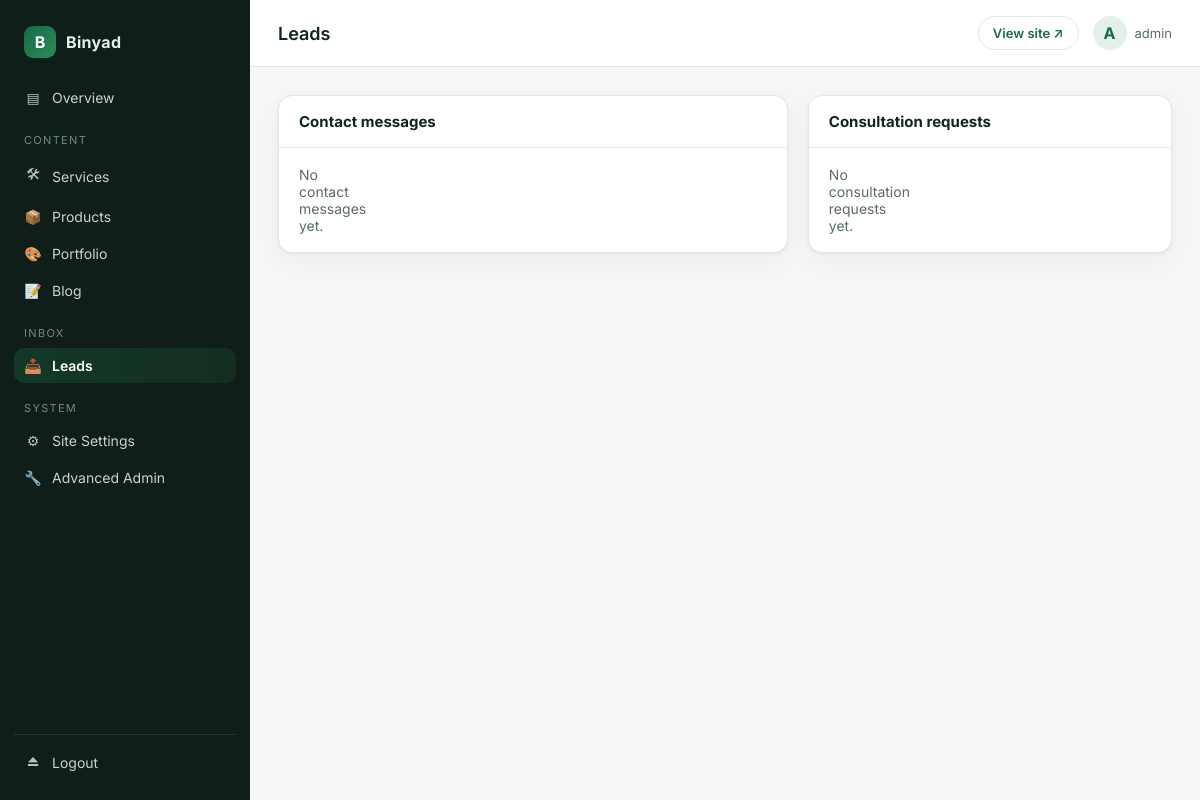
Page /control/leads/ (signed in) on the earlier database version.
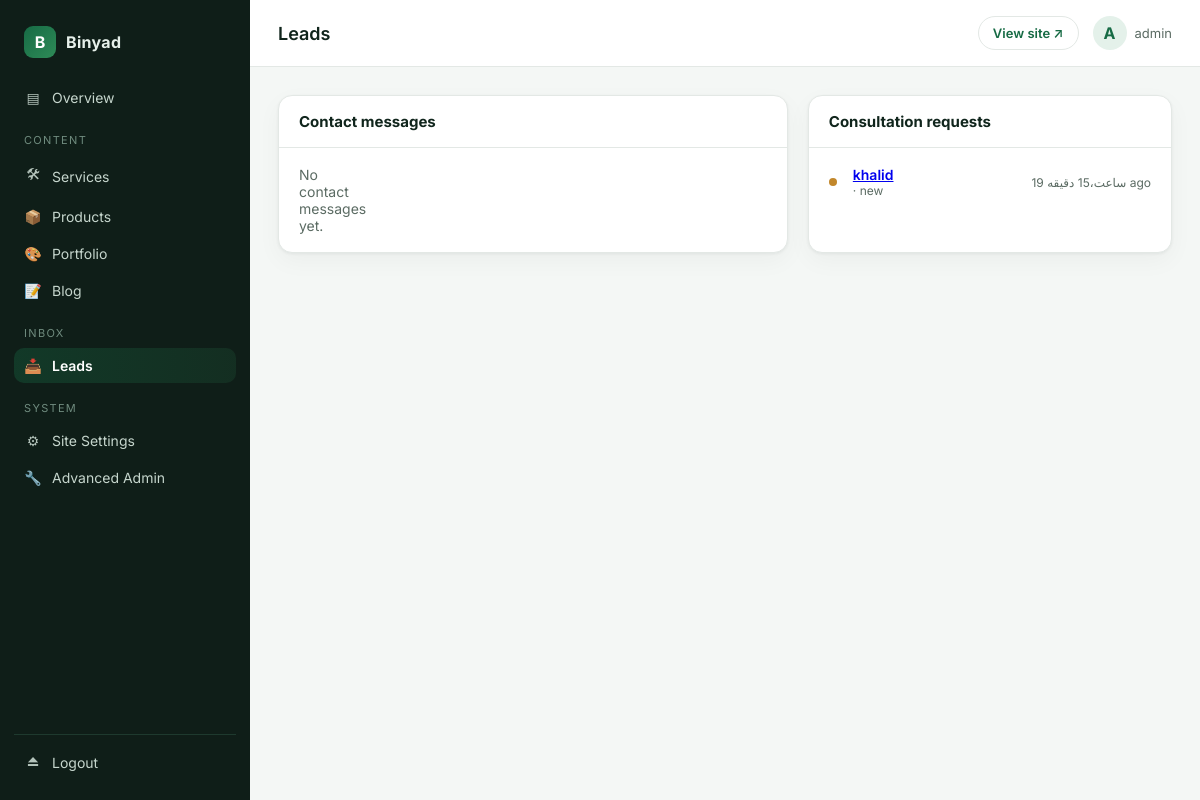
Same page on the later database version.
### apps/contact/models.py (models this page shows, shortened)
class ConsultationRequest(TimeStampedModel):
    class Status(models.TextChoices):
        NEW = "new", _("New")
        CONTACTED = "contacted", _("Contacted")
        IN_PROGRESS = "progress", _("In Progress")
        COMPLETED = "completed", _("Completed")
        CANCELLED = "cancelled", _("Cancelled")
    class ContactMethod(models.TextChoices):
        PHONE = "phone", _("Phone")
        WHATSAPP = "whatsapp", _("WhatsApp")
        EMAIL = "email", _("Email")
    name = models.CharField(max_length=140)
    phone = models.CharField(max_length=40)
    email = models.EmailField(blank=True)
    company = models.CharField(max_length=140, blank=True)
    business_type = models.CharField(max_length=140, blank=True)
    required_service = models.CharField(max_length=140, blank=True)
    project_description = models.TextField()
    budget_range = models.CharField(max_length=80, blank=True)
    preferred_contact_method = models.CharField(max_length=20, choices=ContactMethod.choices, default=ContactMethod.PHONE)
    message = models.TextField(blank=True)
    status = models.CharField(max_length=20, choices=Status.choices, default=Status.NEW)
    internal_notes = models.TextField(blank=True)
    ip_address = models.GenericIPAddressField(null=True, blank=True)
    class Meta:
        ordering = ["-created_at"]

### apps/dashboard/views.py (the view)
# urls.py: path("leads/", views.LeadsListView.as_view(), name="leads"),
class LeadsListView(StaffRequiredMixin, TemplateView):
    template_name = "dashboard/leads/list.html"
    def get_context_data(self, **kwargs):
        ctx = super().get_context_data(**kwargs)
        ctx["contacts"] = ContactMessage.objects.order_by("-created_at")[:50]
        ctx["consultations"] = ConsultationRequest.objects.order_by("-created_at")[:50]
        return ctx

### apps/core/context_processors.py (called while the page is built)
def site_settings(request):
    try:
        return {
            "site": SiteSettings.load(),
            "nav_items": NavItem.objects.filter(active=True),
            "social_links": SocialLink.objects.filter(active=True),
        }
    except Exception:
        return {"site": None, "nav_items": [], "social_links": []}

### apps/core/models.py (called while the page is built)
    @classmethod
    def load(cls):
        obj, _ = cls.objects.get_or_create(pk=1)
        return obj

### apps/dashboard/context_processors.py (called while the page is built)
def dashboard_context(request):
    if not request.path.startswith("/control/"):
        return {}
    from apps.core.models import SiteSettings
    try:
        site = SiteSettings.objects.first()
    except Exception:
        site = None
    return {
        "site_settings": site,
        "dashboard_brand": "Binyad Control Panel",
    }

### apps/dashboard/mixins.py (called while the page is built)
    def test_func(self):
        u = self.request.user
        return u.is_authenticated and u.is_staff and u.is_active

### templates/dashboard/leads/list.html
{% extends "dashboard/base.html" %}
{% block page_title %}Leads{% endblock %}
{% block content %}
<div class="dash-cols">
    <section class="panel">
        <header class="panel-head"><h2>Contact messages</h2></header>
        <div class="panel-body panel-body--flush">
            <ul class="activity-list">
                {% for c in contacts %}
                <li>
                    <span class="activity-dot dot-contact"></span>
                    <div>
                        <div class="activity-title">
                            <a href="{% url 'dashboard:lead_detail' 'contact' c.pk %}">{{ c.full_name }}</a>
                        </div>
                        <div class="activity-sub">{{ c.subject }} · {{ c.status }}</div>
                    </div>
                    <div class="activity-time">{{ c.created_at|timesince }} ago</div>
                </li>
                {% empty %}<li class="empty">No contact messages yet.</li>{% endfor %}
            </ul>
        </div>
    </section>
    <section class="panel">
        <header class="panel-head"><h2>Consultation requests</h2></header>
        <div class="panel-body panel-body--flush">
            <ul class="activity-list">
                {% for q in consultations %}
                <li>
                    <span class="activity-dot dot-consult"></span>
                    <div>
                        <div class="activity-title">
                            <a href="{% url 'dashboard:lead_detail' 'consultation' q.pk %}">{{ q.name }}</a>
                        </div>
                        <div class="activity-sub">{{ q.required_service }} · {{ q.status }}</div>
                    </div>
                    <div class="activity-time">{{ q.created_at|timesince }} ago</div>
                </li>
                {% empty %}<li class="empty">No consultation requests yet.</li>{% endfor %}
            </ul>
        </div>
    </section>
</div>
{% endblock %}

Differences in the rows shown:
added ConsultationRequest: name "khalid", status "new", created_at "19 ساعت،15 دقیقه"
Other differences:
text no longer shown: "No consultation requests yet."
